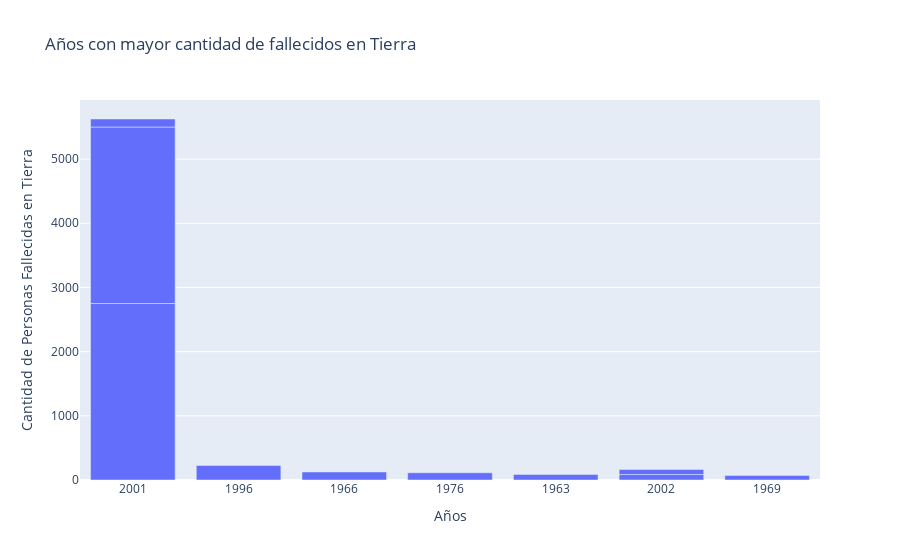

This figure's notebook cell:
### Code cell
# Ordenar el DataFrame por cantidad de fallecidos en tierra por el daño colateral en descendente.
top_10_cantidad_fallecidos = df.sort_values('fallecidos_en_tierra', ascending=False).head(10)

# Crear la figura del gráfico de barras
fig = go.Figure(data=go.Bar(x=top_10_cantidad_fallecidos['año'],
                           y=top_10_cantidad_fallecidos['fallecidos_en_tierra']))

# Personalizar el diseño del gráfico
fig.update_layout(title='Años con mayor cantidad de fallecidos en Tierra',
                  xaxis_title='Años',
                  yaxis_title='Cantidad de Personas Fallecidas en Tierra')

# Mostrar el gráfico
fig.show()

### Figure 1 — Plotly figure (JSON) as saved in the notebook; plotly's stock layout.template omitted (floating-point values rounded to 4 significant figures)
{"data": [{"type": "bar", "x": ["2001", "2001", "1996", "2001", "1966", "1976", "1963", "2002", "2002", "1969"], "y": [2750, 2750, 225, 125, 125, 113, 87, 85, 78, 71]}], "layout": {"title": {"text": "Años con mayor cantidad de fallecidos en Tierra"}, "xaxis": {"title": {"text": "Años"}}, "yaxis": {"title": {"text": "Cantidad de Personas Fallecidas en Tierra"}}}}
